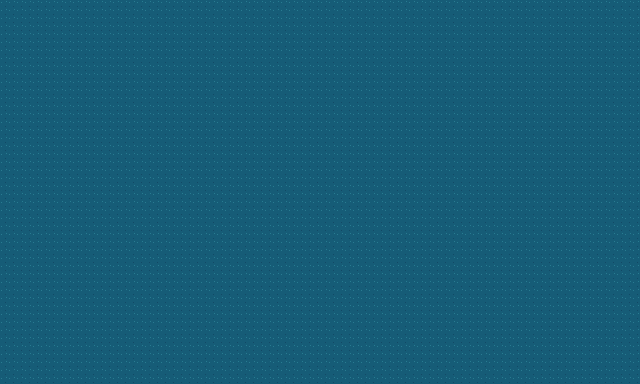

A level layout from a 2D game, rendered from its tile map. Below: a short description, then the map file with its tile-grid data intact:
An orthogonal 20x12 tile map with 32x32 px tiles, 1 tile layer (Blocks) and 2 objects (2x example_basin).

<map version="1.10" tiledversion="1.11.2" orientation="orthogonal" renderorder="right-down" width="20" height="12" tilewidth="32" tileheight="32" infinite="0" nextlayerid="5" nextobjectid="3">
 <properties>
  <property name="mapId" value="KD_MY_SEAFLOOR" />
  <property name="label" value="KantoDiveMySeafloor" />
  <property name="index" type="int" value="1200" />
  <property name="borderBlock" type="int" value="15" />
  <property name="surfaceMap" value="ROUTE_19" />
 </properties>
 <tileset firstgid="1" source="kanto_dive_blocks.tsx" />
 <layer id="1" name="Blocks" width="20" height="12">
  <data encoding="csv">
   1,1,1,1,1,1,1,1,1,1,1,1,1,1,1,1,1,1,1,1,
   1,1,1,1,1,1,1,1,1,1,1,1,1,1,1,1,1,1,1,1,
   1,1,1,1,1,1,1,1,1,1,1,1,1,1,1,1,1,1,1,1,
   1,1,1,1,1,1,1,1,1,1,1,1,1,1,1,1,1,1,1,1,
   1,1,1,1,1,1,1,1,1,1,1,1,1,1,1,1,1,1,1,1,
   1,1,1,1,1,1,1,1,1,1,1,1,1,1,1,1,1,1,1,1,
   1,1,1,1,1,1,1,1,1,1,1,1,1,1,1,1,1,1,1,1,
   1,1,1,1,1,1,1,1,1,1,1,1,1,1,1,1,1,1,1,1,
   1,1,1,1,1,1,1,1,1,1,1,1,1,1,1,1,1,1,1,1,
   1,1,1,1,1,1,1,1,1,1,1,1,1,1,1,1,1,1,1,1,
   1,1,1,1,1,1,1,1,1,1,1,1,1,1,1,1,1,1,1,1,
   1,1,1,1,1,1,1,1,1,1,1,1,1,1,1,1,1,1,1,1
  </data>
 </layer>
 <objectgroup id="2" name="DiveZones" color="#3d8bfd">
  <object id="1" name="example_basin" x="64" y="64" width="128" height="64">
   <properties>
    <property name="linkId" value="example_basin" />
   </properties>
  </object>
 </objectgroup>
 <objectgroup id="3" name="DiveLandings" color="#20c997">
  <object id="2" name="example_basin" x="128" y="96" width="128" height="64">
   <properties>
    <property name="linkId" value="example_basin" />
   </properties>
  </object>
 </objectgroup>
 <objectgroup id="4" name="Warps">
 </objectgroup>
</map>
